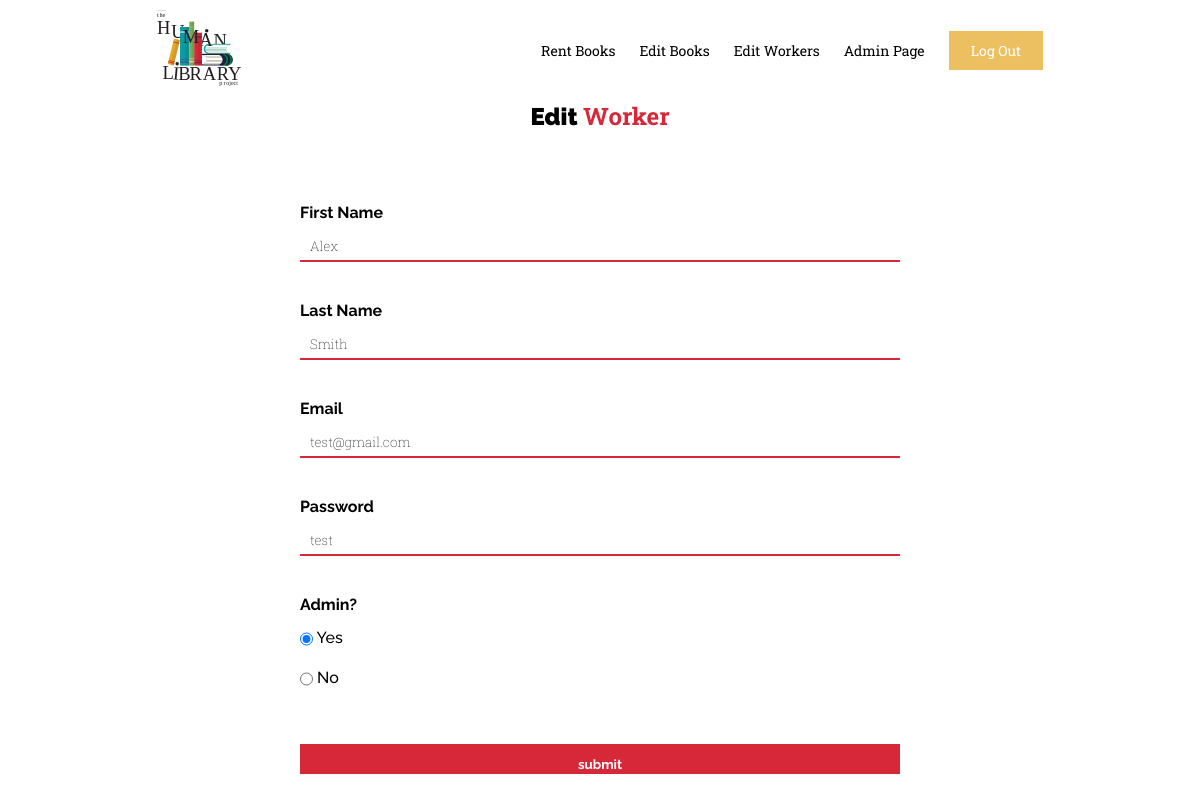
/editEmployee/editEmployee.php?workerId=2 (signed in), run on the app's committed database.
### tables this page shows
CREATE TABLE `worker` (
  `workerId` int(3) NOT NULL,
  `firstName` varchar(20) NOT NULL,
  `lastName` varchar(20) NOT NULL,
  `email` varchar(50) NOT NULL,
  `password` varchar(20) NOT NULL,
  `admin` varchar(3) NOT NULL
);

### editEmployee/editEmployee.php (the view, shortened to what this page needs)
<?php
if ($_COOKIE['admin'] === "yes") {
    include_once ABSOLUTE_PATH . '/_includes/header.inc.php';
    if (isset($_COOKIE['workerId'])) {
        $workerId = $_COOKIE['workerId'];
    }
    include_once ABSOLUTE_PATH . "/_includes/main_nav.inc.php";
    echo "<h2 class='workerName'>" . "<span class='welcome'>" . "Edit " . "</span>" . "Worker" . "</h2>";
}
?>
<?php
if (!empty($_GET['workerId'])) {
    $workerId = filter_input(INPUT_GET, "workerId", FILTER_SANITIZE_NUMBER_INT);
}
$sql = "SELECT * FROM worker WHERE workerId=:workerId LIMIT 1";
$pdoQuery = $conn->prepare($sql);
$pdoQuery->bindValue(":workerId", $workerId, PDO::PARAM_INT);
$pdoQuery->execute();
$worker = $pdoQuery->fetch(PDO::FETCH_ASSOC);
?>
<form class="editWorker" method="post" action="<?= URL_ROOT ?>/editEmployee/editEmployee_process.php">
    <input type="hidden" name="workerId" value="<?= $worker["workerId"] ?>" required/> <br>
    <label for="firstName_edit" class="">First Name</label>
    <input type="text" name="firstName" id="firstName_edit" value="<?= $worker["firstName"] ?>" required><br>
    <label for="lastName_edit" class="">Last Name</label>
    <input type="text" name="lastName" id="lastName_edit" value="<?= $worker["lastName"] ?>" required><br>
    <label for="email_edit" class="">Email</label>
    <input type="text" name="email" id="email_edit" value="<?= $worker["email"] ?>" required><br>
    <label for="password_edit" class="">Password</label>
    <input type="text" name="password" id="password_edit" value="<?= $worker["password"] ?>" required><br>
    <?php
    if ($worker["admin"] === "yes") {
        ?>
        <label for="#">Admin?</label>
        <div class="admin-decision">
            <input style="vertical-align: middle; margin: 0;" type="radio" name="admin" value="yes" id="yes" checked>
            <label for="yes">Yes</label>
        </div>
        <div class="admin-decision">
            <input style="vertical-align: middle; margin: 0;" type="radio" name="admin" value="no" id="no">
            <label for="no">No</label>
        </div>
        <?php
    } else if ($worker["admin"] === "no") {
        ?>
        <label for="#">Admin?</label>
        <div class="admin-decision">
            <input style="vertical-align: middle; margin: 0;" type="radio" name="admin" value="yes" id="yes">
            <label for="yes">Yes</label>
        </div>
        <div class="admin-decision">
            <input style="vertical-align: middle; margin: 0;" type="radio" name="admin" value="no" id="no" checked>
            <label for="no">No</label>
        </div>
        <?php
    }
    ?>
    <input class="submit" type="submit" value="submit">
</form>

### css/style.css (style rules this page uses)
* { padding:0;margin:0 }
body,html { height:100%;width:100% }
h1,h2,h3,h4,h5,h6 { margin-bottom:16px }
.welcome { font-family:Raleway, sans-serif;font-weight:900;color:#000000 }
.workerName { text-align:center;padding-top:100px;padding-bottom:16px;color:#D62839;font-family:Roboto Slab, "sans-serif" }
.admin-decision { margin-top:10px;font-family:Raleway, "sans-serif";font-weight:500 }
.editWorker { display:-webkit-box;display:-ms-flexbox;display:flex;-webkit-box-orient:vertical;-webkit-box-direction:normal;-ms-flex-direction:column;flex-direction:column;padding-left:300px;padding-right:300px;font-family:Raleway, sans-serif;font-weight:700 }
.editWorker label { margin-top:20px }
.editWorker input { padding-left:10px;outline:none;height:30px;border:none;margin-top:10px;border-bottom:2px #D62839 solid;background-color:transparent;font-family:Roboto Slab, "sans-serif";font-weight:100 }
.editWorker input[type=submit] { min-height:7%;padding:10px;margin-top:50px;cursor:pointer;color:white;background-color:#D62839;border:2px #D62839 solid;-webkit-transition:all 0.2s ease-in-out;-o-transition:all 0.2s ease-in-out;transition:all 0.2s ease-in-out;font-family:Raleway, sans-serif;font-weight:700 }

### data on the page
worker: firstName "Alex", lastName "Smith", email "test@gmail.com", password "test"
